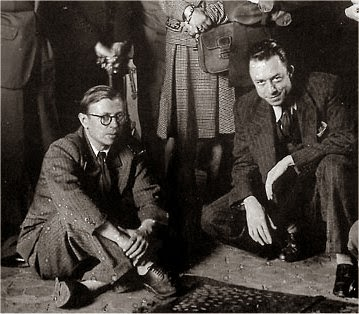
#> input picture Task7/test.jpg, 359 x 314 px
$ python faceRecognition.py
#> lines starting #> are read from the running program, lines starting #| are printed output that depends on the picture
import cv2 as cv

def faceDetection(img):
    img_2 = cv.imread("Haruki_Murakami.jpg")
    face_cascade = cv.CascadeClassifier('haarcascade_frontalface_default.xml')
    gray = cv.cvtColor(img_2, cv.COLOR_BGR2GRAY)
    faces = face_cascade.detectMultiScale(gray, 1.1, 4)
    for (x, y, w, h) in faces:
        cv.rectangle(img, (x, y), (x + w, y + h), (255, 255, 255), 2)

    cv.imshow('img_2', img)
    cv.imwrite("static/img/img_2.jpg", img_2)
    cv.waitKey()
    cv.destroyAllWindows()
    print(gray, img_2)

    return img


img = cv.imread("test.jpg")
#> img is the input picture: shape (314, 359, 3); mean B, G, R 54.7, 60.2, 66.5
img_2 = cv.imread("Haruki_Murakami.jpg")
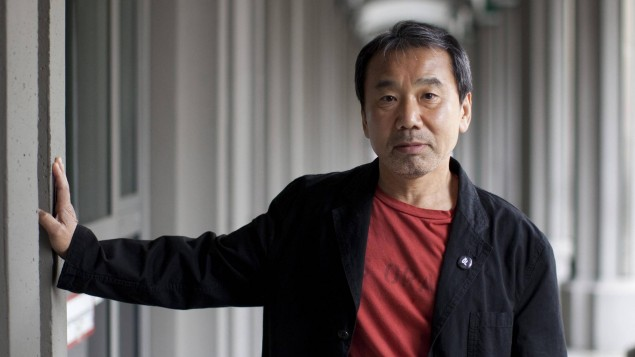
#> input picture Haruki_Murakami.jpg, 635 x 357 px, found by its file name
#> img_2 is the input picture: shape (357, 635, 3); mean B, G, R 96.3, 96.7, 103.4
faceDetection(img_2)
#> in faceDetection, `gray = cv.cvtColor(img_2, cv.COLOR_BGR2GRAY)`:
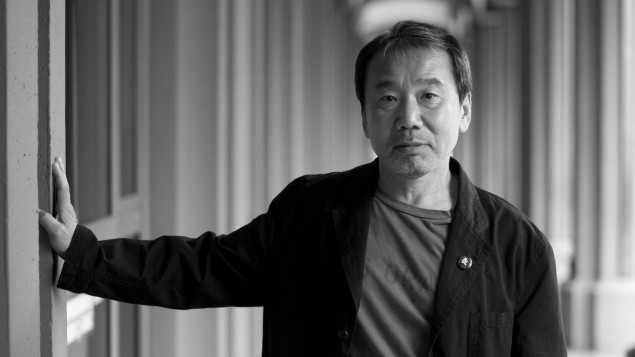
#> gray: shape (357, 635); min 0, max 249, mean 98.6
#> in faceDetection, `faces = face_cascade.detectMultiScale(gray, 1.1, 4)`: faces = [[359, 54, 109, 109]]
#> the loop in faceDetection, `for (x, y, w, h) in faces:` made 1 pass
#> (printed output is left out)
